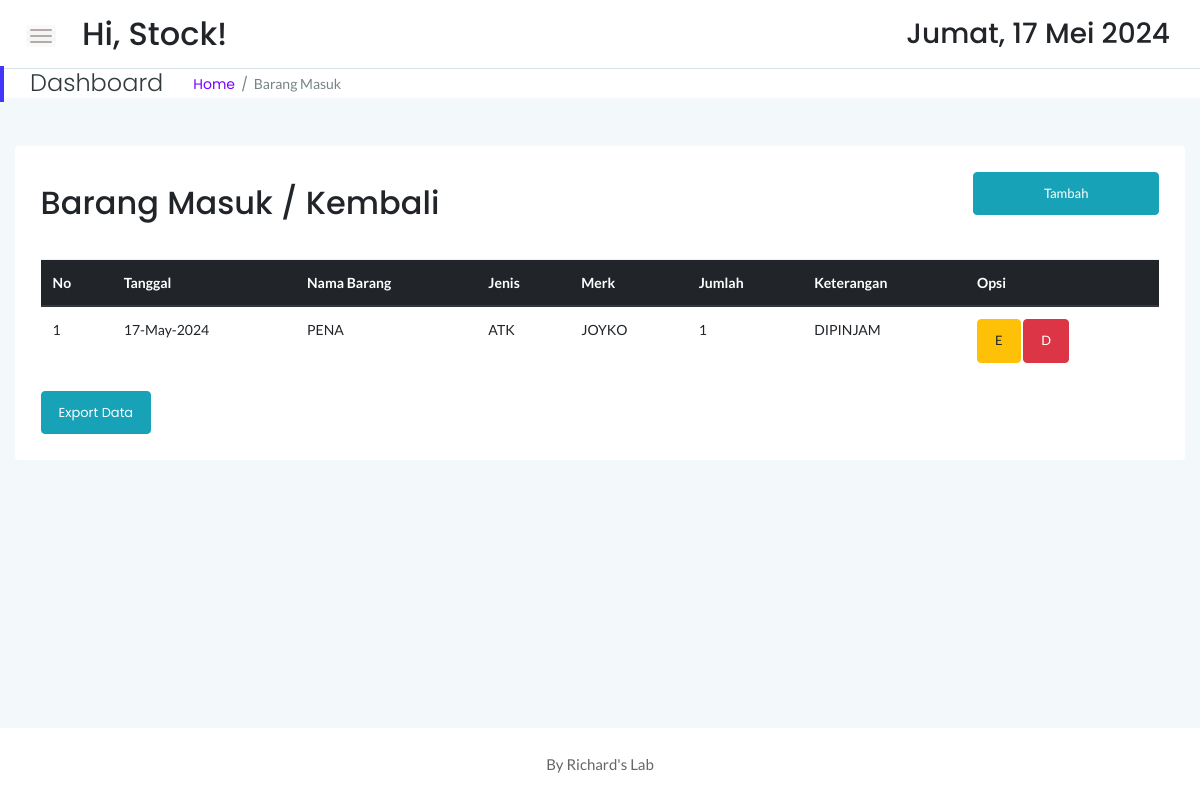
/stock/masuk.php (signed in), run on the app's committed database.
### tables this page shows
CREATE TABLE `sbrg_masuk` (
  `id` int(11) NOT NULL,
  `idx` int(11) NOT NULL,
  `tgl` date NOT NULL,
  `jumlah` int(11) NOT NULL,
  `keterangan` text NOT NULL
);

CREATE TABLE `sstock_brg` (
  `idx` int(11) NOT NULL,
  `nama` varchar(55) NOT NULL,
  `jenis` varchar(30) NOT NULL,
  `merk` varchar(40) NOT NULL,
  `stock` int(12) NOT NULL,
  `satuan` varchar(10) NOT NULL,
  `lokasi` varchar(55) NOT NULL
);

### stock/masuk.php (the view, shortened to what this page needs)
<!doctype html>
<html class="no-js" lang="en">
<?php
    include '../dbconnect.php';
	?>
<head>
    <link rel="stylesheet" href="assets/css/bootstrap.min.css">
    <link rel="stylesheet" href="assets/css/font-awesome.min.css">
    <link rel="stylesheet" href="assets/css/themify-icons.css">
    <link rel="stylesheet" href="assets/css/metisMenu.css">
    <link rel="stylesheet" href="assets/css/owl.carousel.min.css">
    <link rel="stylesheet" href="assets/css/slicknav.min.css">
    <link rel="stylesheet" href="https://www.amcharts.com/lib/3/plugins/export/export.css" type="text/css" media="all" />
	<link rel="stylesheet" type="text/css" href="https://cdn.datatables.net/1.10.19/css/jquery.dataTables.min.css">
    <link rel="stylesheet" type="text/css" href="https://cdn.datatables.net/1.10.19/css/jquery.dataTables.css">
    <link rel="stylesheet" type="text/css" href="https://cdn.datatables.net/1.10.18/css/dataTables.bootstrap4.min.css">
    <link rel="stylesheet" type="text/css" href="https://cdn.datatables.net/responsive/2.2.3/css/responsive.bootstrap.min.css">
    <link rel="stylesheet" type="text/css" href="https://cdn.datatables.net/responsive/2.2.3/css/responsive.jqueryui.min.css">
	<link rel="stylesheet" type="text/css" href="https://cdn.datatables.net/buttons/1.5.2/css/buttons.dataTables.min.css">
    <link rel="stylesheet" href="assets/css/typography.css">
    <link rel="stylesheet" href="assets/css/default-css.css">
    <link rel="stylesheet" href="assets/css/styles.css">
    <link rel="stylesheet" href="assets/css/responsive.css">
</head>
<body>
    <div class="page-container">
        <div class="main-content">
            <div class="header-area">
                <div class="row align-items-center">
                    <div class="col-md-6 col-sm-8 clearfix">
                        <div class="nav-btn pull-left">
                            <span></span>
                            <span></span>
                            <span></span>
                        </div>
                        <div class="search-box pull-left">
                            <form action="#">
                                <h2>Hi, <?=$_SESSION['user'];?>!</h2>
                            </form>
                        </div>
                    </div>
                    <div class="col-md-6 col-sm-4 clearfix">
                        <ul class="notification-area pull-right">
                            <li><h3><div class="date">
						</b></div></h3>
						</li>
                        </ul>
                    </div>
                </div>
            </div>
            <div class="page-title-area">
                <div class="row align-items-center">
                    <div class="col-sm-6">
                        <div class="breadcrumbs-area clearfix">
                            <h4 class="page-title pull-left">Dashboard</h4>
                            <ul class="breadcrumbs pull-left">
                                <li><a href="index.php">Home</a></li>
                                <li><span>Barang Masuk</span></li>
                            </ul>
                        </div>
                    </div>
                </div>
            </div>
            <div class="main-content-inner">
                <div class="row mt-5 mb-5">
                    <div class="col-12">
                        <div class="card">
                            <div class="card-body">
                                <div class="d-sm-flex justify-content-between align-items-center">
									<h2>Barang Masuk / Kembali</h2>
									<button style="margin-bottom:20px" data-toggle="modal" data-target="#myModal" class="btn btn-info col-md-2"><span class="glyphicon glyphicon-plus"></span>Tambah</button>
                                </div>
                                <div class="market-status-table mt-4">
                                    <div class="table-responsive">
										 <table id="dataTable3" class="table table-hover"><thead class="thead-dark">
											<tr>
												<th>No</th>
												<th>Tanggal</th>
												<th>Nama Barang</th>
												<th>Jenis</th>
												<th>Merk</th>
												<th>Jumlah</th>
												<th>Keterangan</th>
												<th>Opsi</th>
											</tr></thead><tbody>
											<?php
											$brg=mysqli_query($conn,"SELECT * from sbrg_masuk sb, sstock_brg st where st.idx=sb.idx order by sb.id DESC");
											$no=1;
											while($b=mysqli_fetch_array($brg)){
                                                $id = $b['id'];
												?>
												<tr>
													<td><?php echo $no++ ?></td>
													<td><?php $tanggals=$b['tgl']; echo date("d-M-Y", strtotime($tanggals)) ?></td>
													<td><?php echo $b['nama'] ?></td>
													<td><?php echo $b['jenis'] ?></td>
													<td><?php echo $b['merk'] ?></td>
													<td><?php echo $b['jumlah'] ?></td>
													<td><?php echo $b['keterangan'] ?></td>
                                                    <td><button data-toggle="modal" data-target="#edit<?=$id;?>" class="btn btn-warning">E</button> <button data-toggle="modal" data-target="#del<?=$id;?>" class="btn btn-danger">D</button></td>
												</tr>
												<?php
											}
											?>
										</tbody>
										</table>
                                    </div>
									<a href="exportbrgmsk.php" target="_blank" class="btn btn-info">Export Data</a>
                                </div>
                            </div>
                        </div>
                    </div>
                </div>
            </div>
        </div>
        <footer>
            <div class="footer-area">
                <p>By Richard's Lab</p>
            </div>
        </footer>
    </div>
</body>
</html>

### data on the page
sbrg_masuk: tgl "17-May-2024", sstock_brg.nama "PENA", sstock_brg.jenis "ATK", sstock_brg.merk "JOYKO", jumlah "1", keterangan "DIPINJAM"

### other printed values
$_SESSION['user'] "Stock"
